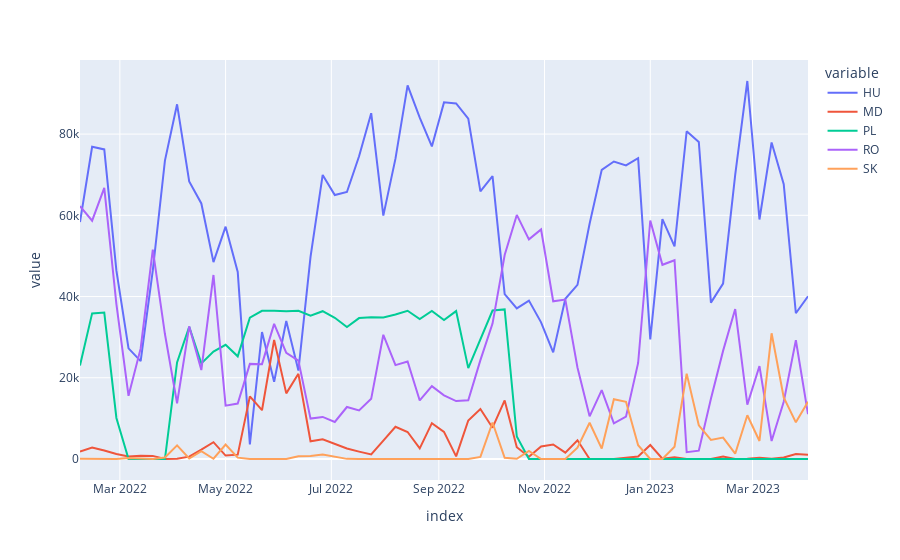

Write notebook code for a chart like this one.
### Code cell
px.line(ukraine_exports.resample('1w').sum())
